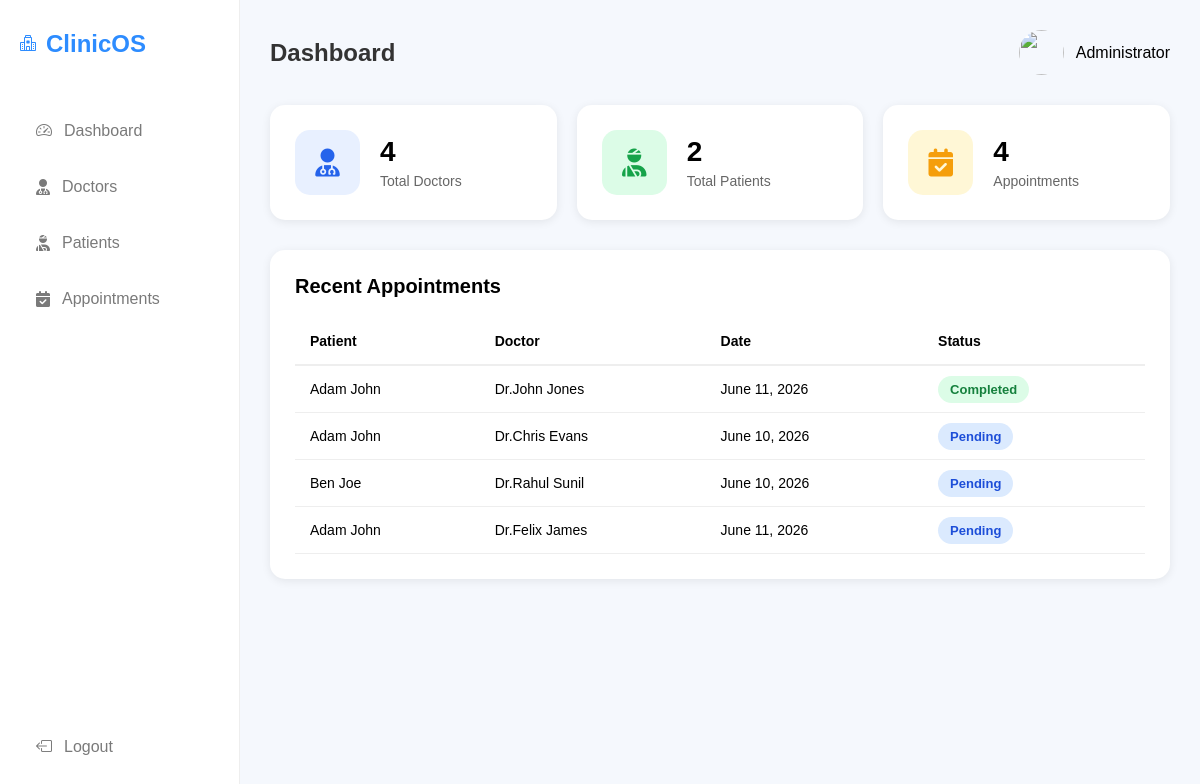
/admin_panel/dashboard/ (signed in), run on an earlier commit of the app's database.
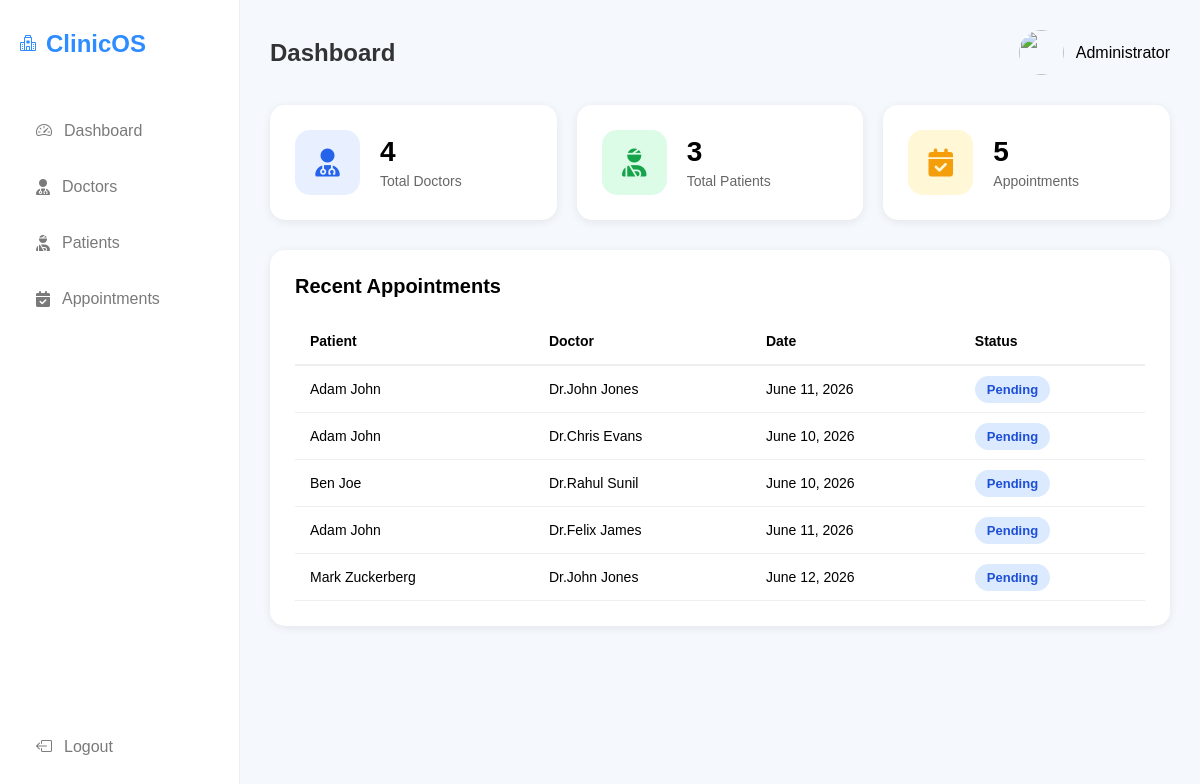
And on a later commit of the database.
### managementsystem/models.py (models this page shows, shortened)
class Appointment(models.Model):
    doctor = models.ForeignKey(Doctor, on_delete=models.CASCADE)
    patient = models.ForeignKey(Patient, on_delete=models.CASCADE)
    appointment_date = models.DateField(default=timezone.now)
    appointment_time = models.TimeField(null=True,blank=True)
    reason = models.TextField(blank=True)
    STATUS_CHOICES = [('Pending', 'Pending'),('Completed', 'Completed'),]
    status = models.CharField(max_length=20,choices=STATUS_CHOICES,default='Pending')
    notes = models.TextField(blank=True)

class Patient(models.Model):
    user = models.OneToOneField(CustomUser,on_delete=models.CASCADE)
    gender_choices = (('male','Male'),('female','Female'),('other','Other'))
    gender = models.CharField(max_length=10,choices=gender_choices,default='male')
    age = models.IntegerField()
    phone = models.CharField(max_length=15)
    blood_group = models.CharField(max_length=5)
    photo = models.ImageField(upload_to='patients',default='default/default.png')

class CustomUser(AbstractUser):
    ROLE_CHOICES = (
        ('admin', 'Admin'),
        ('doctor', 'Doctor'),
        ('patient', 'Patient'),
    )
    role = models.CharField(max_length=20, choices=ROLE_CHOICES,default='patient')

class Doctor(models.Model):
    user = models.OneToOneField(CustomUser,on_delete=models.CASCADE)
    phone = models.CharField(max_length=15, blank=True, null=True)
    department = models.CharField(max_length=100)
    education = models.TextField(default='MBBS')
    photo = models.ImageField(upload_to='doctors',default='default/default.png')

### managementsystem/views/admin_views.py (the view)
# urls.py: path('dashboard/', admin_dashboard, name='admin_dashboard'),
@admin_required
def admin_dashboard(request):
    context = {'appointments':Appointment.objects.all(),
               'appointment_count':Appointment.objects.count(),
               'patient_count':Patient.objects.count(),
               'doctor_count':Doctor.objects.count()}
    return render(request,'admin/dashboard.html',context)

### managementsystem/templates/admin/dashboard.html (shortened to what this page needs)
{% extends 'admin/base.html' %}
{%load static%}
{%block header%}Dashboard{%endblock%}
{%block content%}
    <section class="dashboard-cards">
            <div class="stat-card">
                <div class="icon doctors">
                    <i class="fa-solid fa-user-doctor"></i>
                </div>
                <div>
                    <h2>{{ doctor_count }}</h2>
                    <p>Total Doctors</p>
                </div>
            </div>
            <div class="stat-card">
                <div class="icon patients">
                    <i class="fa-solid fa-user-injured"></i>
                </div>
                <div>
                    <h2>{{ patient_count }}</h2>
                    <p>Total Patients</p>
                </div>
            </div>
            <div class="stat-card">
                <div class="icon appointments">
                    <i class="fa-solid fa-calendar-check"></i>
                </div>
                <div>
                    <h2>{{ appointment_count }}</h2>
                    <p>Appointments</p>
                </div>
            </div>
        </section>
        <section class="table-card">
            <h2>Recent Appointments</h2>
            <table>
                <thead>
                    <tr>
                        <th>Patient</th>
                        <th>Doctor</th>
                        <th>Date</th>
                        <th>Status</th>
                    </tr>
                </thead>
                <tbody>
                    {% for appointment in appointments %}
                    <tr>
                        <td>{{ appointment.patient.user.get_full_name}}</td>
                        <td>Dr.{{ appointment.doctor.user.get_full_name }}</td>
                        <td>{{ appointment.appointment_date }}</td>
                        <td>
                            {% if appointment.status == 'Completed' %}
                                <span class="status completed">
                                   Completed
                                </span>
                            {% else %}
                                <span class="status scheduled">
                                    Pending
                                </span>
                            {% endif %}
                        </td>
                    </tr>
                    {% empty %}
                    <tr>
                        <td colspan="4">No appointments found.</td>
                    </tr>
                    {% endfor %}
                </tbody>
            </table>
        </section>
    {%endblock%}

What changed in the data, as far as the page shows it:
changed Appointment (number 1 of 5 on the later page): status "Completed" → "Pending"
added Appointment: patient.user.get_full_name "Mark Zuckerberg", doctor.user.get_full_name "John Jones", appointment_date "June 12, 2026", status "Pending"
Also different on the page:
{{ patient_count }}: "2" → "3"
{{ appointment_count }}: "4" → "5"
